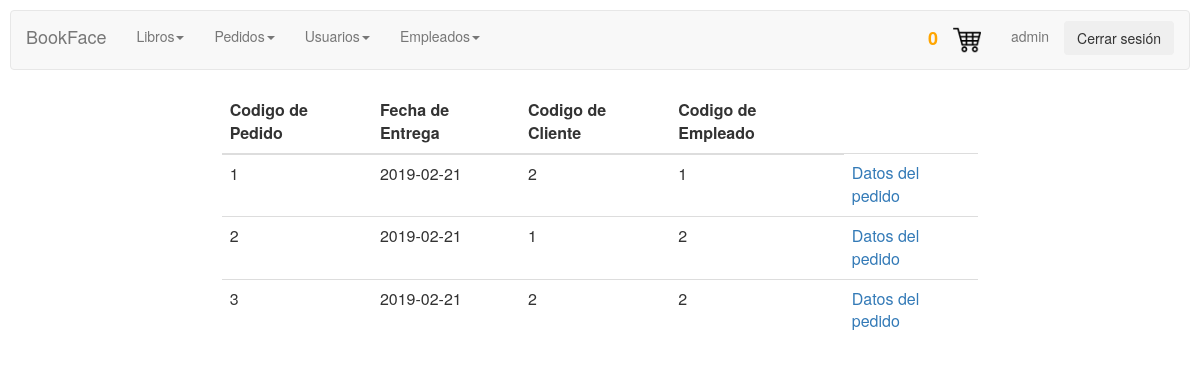
Screenshot of /pedidosadmin/mostrarpedidos.php (signed in) with the database file from the repository.
### tables this page shows
CREATE TABLE `pedidos` (
  `codpedido` int(11) NOT NULL AUTO_INCREMENT,
  `fechaentrega` varchar(45) NOT NULL,
  `preciototal` int(13) NOT NULL,
  `id` int(11) DEFAULT NULL,
  `codempleado` int(11) DEFAULT NULL,
  PRIMARY KEY (`codpedido`),
  KEY `fk_Pedidos_1_idx` (`id`),
  KEY `fk_Pedidos_2_idx` (`codempleado`),
  CONSTRAINT `fk_Pedidos_1` FOREIGN KEY (`id`) REFERENCES `usuarios` (`id`) ON DELETE CASCADE ON UPDATE CASCADE,
  CONSTRAINT `fk_Pedidos_2` FOREIGN KEY (`codempleado`) REFERENCES `empleados` (`codempleado`) ON DELETE CASCADE ON UPDATE CASCADE
);

### pedidosadmin/mostrarpedidos.php (the view, shortened to what this page needs)
<html>
<head>
    <link rel="stylesheet" href="../CSS/styles.css">
    <link rel="stylesheet" href="../CSS/menuadmin.css">
</head>
<body>
<?php session_start();
if (isset($_SESSION["user"]) && $_SESSION["user"]=="admin") {
?>
<div class="row">
        <div>
        <?php include_once "../controladmin/menuadmin.php"?>
        </div>
    </div>
    <div class="row">
    <div class="col-md-2"></div>
    <div class="col-md-8">
<?php
$connection = new mysqli("localhost", "root", "123456", "proyecto");
$connection->set_charset("utf8");
if ($result = $connection->query("select * from pedidos;")) {
    echo " <table class='table custab' style='background-color: white; border-radius:10px;'>";
    ?>
    <thead>
      <tr>
        <th>Codigo de Pedido</th>
        <th>Fecha de Entrega</th>
        <th>Codigo de Cliente</th>
        <th>Codigo de Empleado</th>
       </tr>
    </thead>
<?php
    while($obj = $result->fetch_object()) {
        echo "<tr>";
        echo "<td>".$obj->codpedido."</td>";
        echo "<td>".$obj->fechaentrega."</td>";
        echo "<td>".$obj->id."</td>";
        echo "<td>".$obj->codempleado."</td>";
        echo "<td><a href='pedido.php?cod=$obj->codpedido'>Datos del pedido</a></td>";
        echo "</tr>";
    }
}
} else {
    session_destroy();
    header("Location: ../login.php");
  }
?>
</div>
    <div class="col-md-2"></div>
    </div>
</body>
</html>

### CSS/styles.css (style rules this page uses)
body { background-image:url("http://culto.latercera.com/wp-content/uploads/2017/04/Libros-1-900x600.jpg"); background-position:center; background-size: 100%; background-repeat: repeat; padding:10px; }

### CSS/menuadmin.css (style rules this page uses)
body,html { height: 100%; }
.row { padding: 0px 15px; }

### rows the page displays
pedidos: codpedido "1", fechaentrega "2019-02-21", id "2", codempleado "1"
pedidos: codpedido "2", fechaentrega "2019-02-21", id "1", codempleado "2"
pedidos: codpedido "3", fechaentrega "2019-02-21", id "2", codempleado "2"

### other values shown
sizeof($_SESSION["cart"]) "0"
$_SESSION["user"] "admin"
